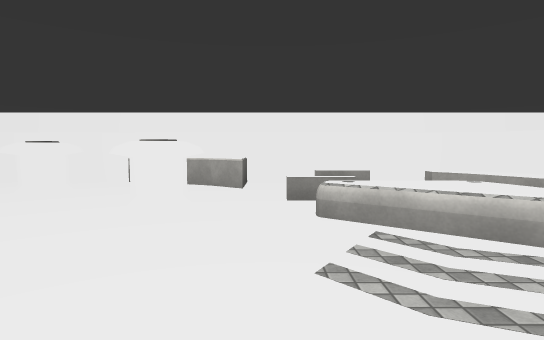
View 1 (above)

16 first-person views from a walk through a 3-D level made in the Unity game engine. The camera is 1.4 m above the floor, tilts 4° down and sees 80° across. The floor is counted in squares, 2 m on a side. Each view is taken from the middle of a square. On the plan, view 1 faces up. The plan holds only what a view shows up to about 10 squares ahead; the rest is blank. The player character is not drawn. Surface patterns are stand-ins for the level's own textures.

View 2
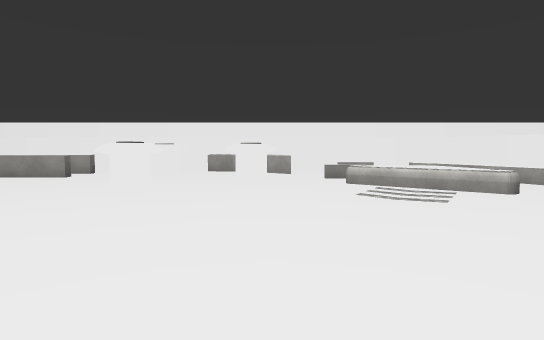

View 3
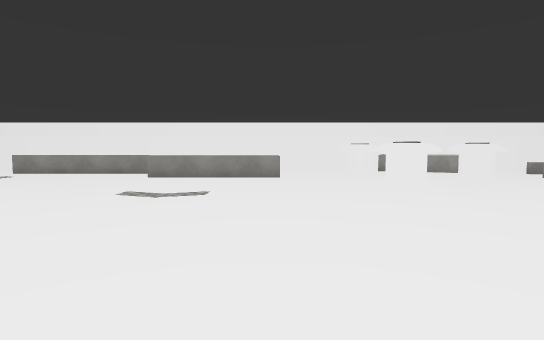

View 4
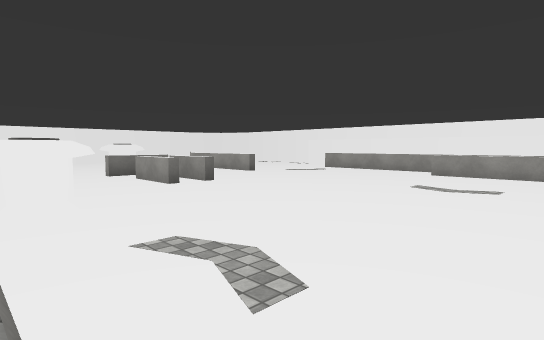

View 5
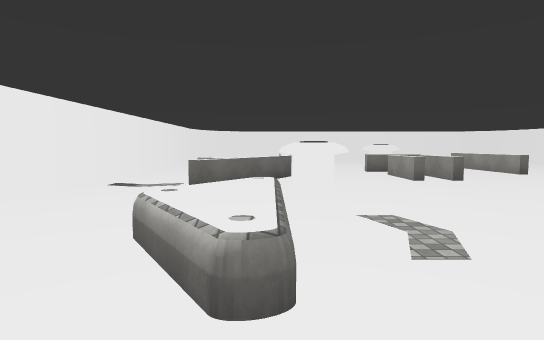

View 6
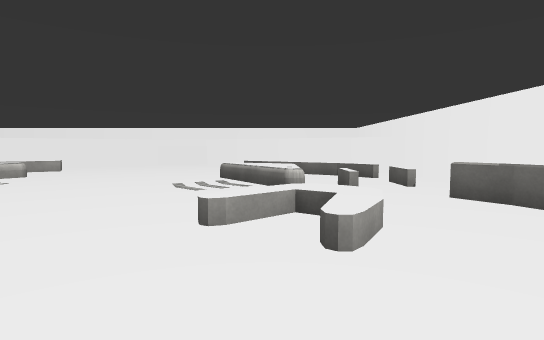

View 7
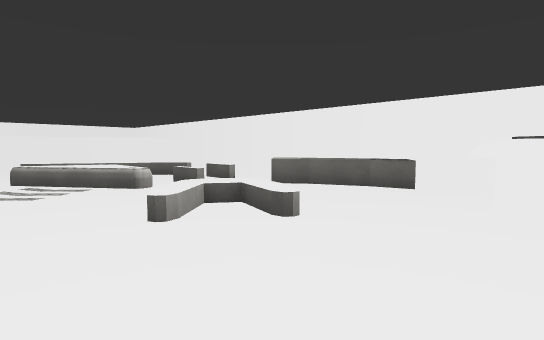

View 8
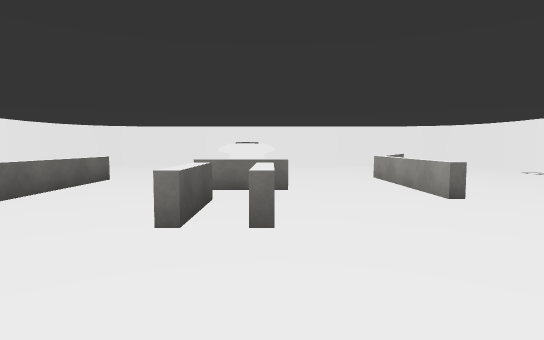

View 9
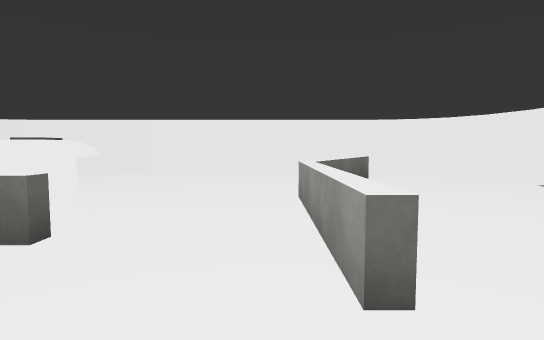

View 10
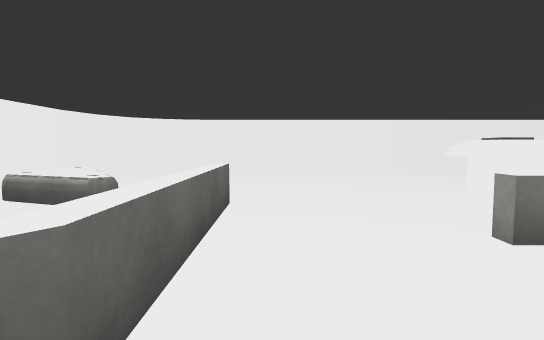

View 11
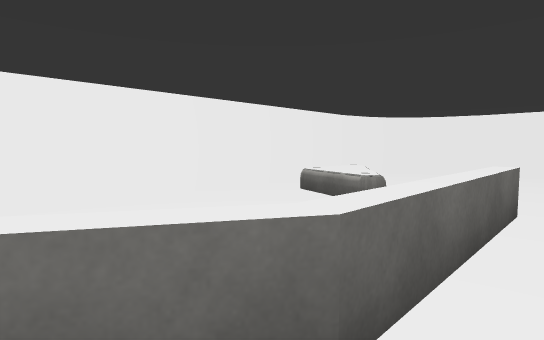

View 12
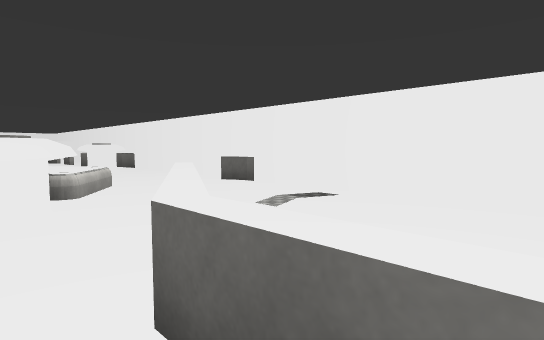

View 13
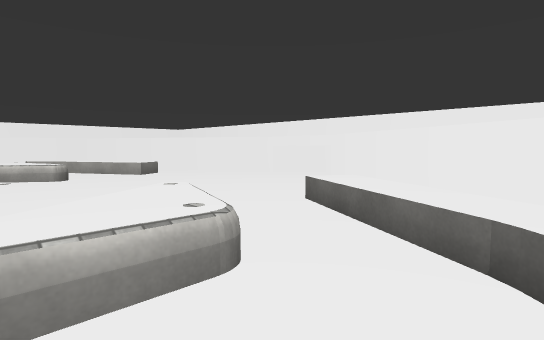

View 14
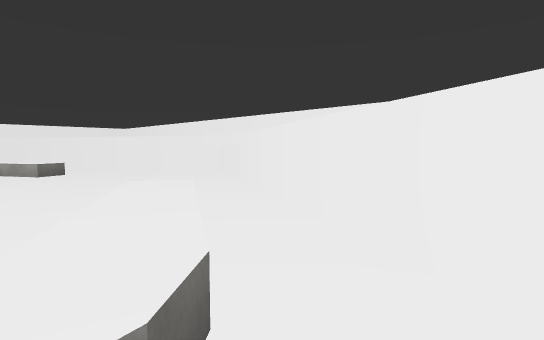

View 15
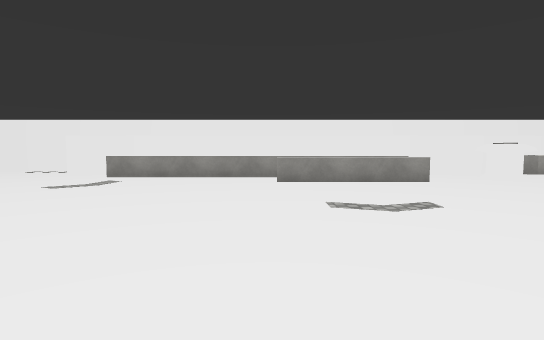

View 16
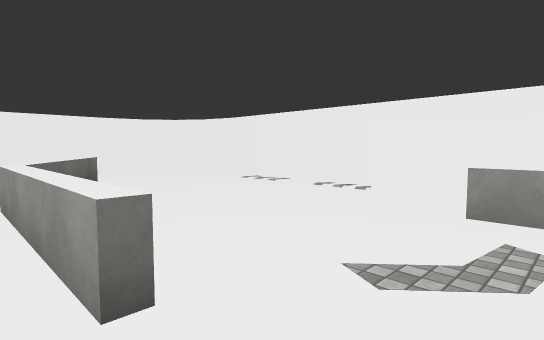

### Floor plan
Key: @ floor where view 1 was taken; # wall or solid block; . floor; / step, stairs or slope; = window, fence, low wall or low ledge; ^ raised ledge; O other object.
Columns run from 22 left of view 1 to 8 right of it. Each row starts with its distance up from view 1.
  8  ########
  7 ##......###################
  6 #........#^^^^^^^..#^^..  ##
  5 #.............^^^.O....O ^=#
  4 #..^................O..O .^###
  3 #...^^............O....OO.^^.#
  2 #.......................O....##
  1 #.............................#
  0 #......O.^............@.......#
 -1 #......O.^....................#
 -2 #.............................#
 -3 #..........O............O....##
 -4 #......^^^^..OOO....//.OO.^^.#
 -5 #  .  O    ^=.O.....//.O..^###
 -6 #...OOO..........O.......^.#
 -7 ##.  ................^.O...#
 -8  ###########################

Where each view was taken, in squares from view 1:
view 1: 0 up, 0 right, facing up
view 2: 3 down, 1 left, facing up
view 3: 3 down, 6 left, facing up
view 4: 4 down, 6 left, facing up-left
view 5: 4 down, 5 left, facing left
view 6: 4 down, 5 left, facing right
view 7: 2 down, 5 left, facing down-right
view 8: 0 up, 9 left, facing left
view 9: 2 up, 12 left, facing left
view 10: 3 down, 12 left, facing left
view 11: 3 down, 12 left, facing down-left
view 12: 3 down, 14 left, facing down-right
view 13: 6 down, 1 right, facing up-right
view 14: 7 down, 3 right, facing up-right
view 15: 2 down, 9 left, facing up
view 16: 2 up, 12 left, facing up-left
